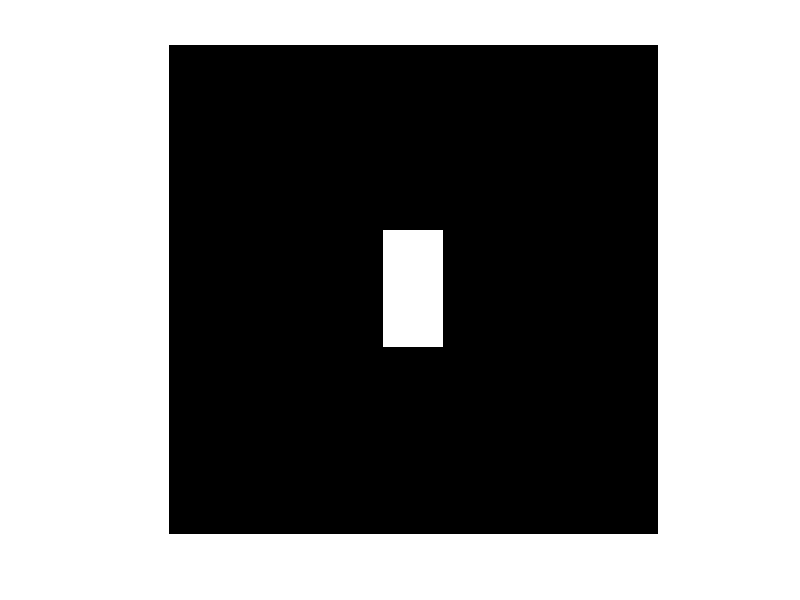
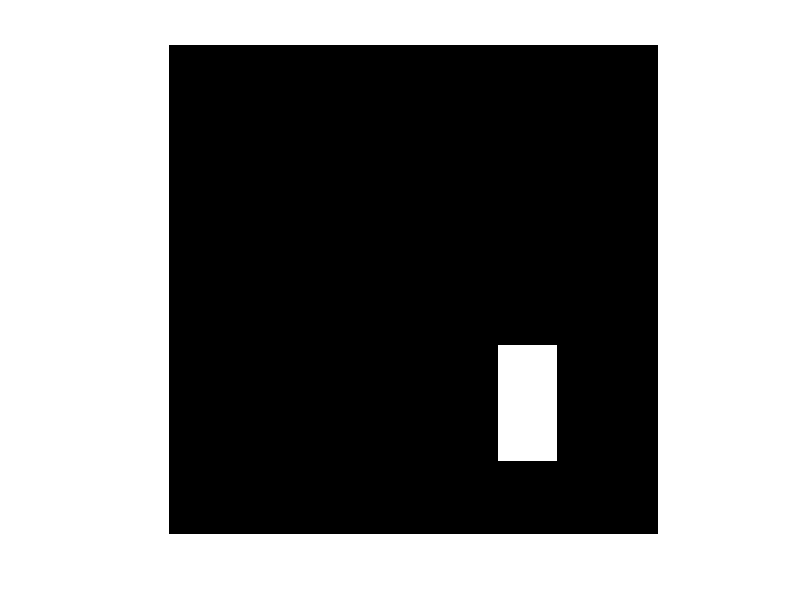
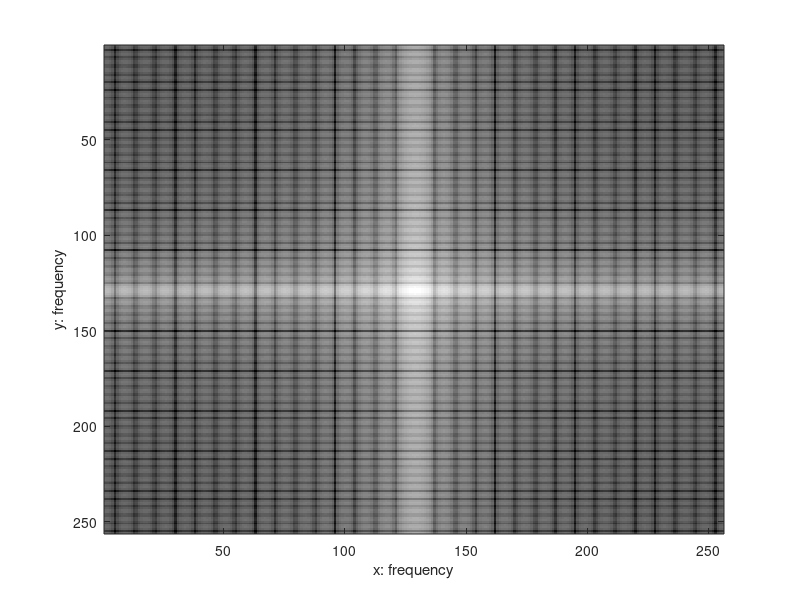
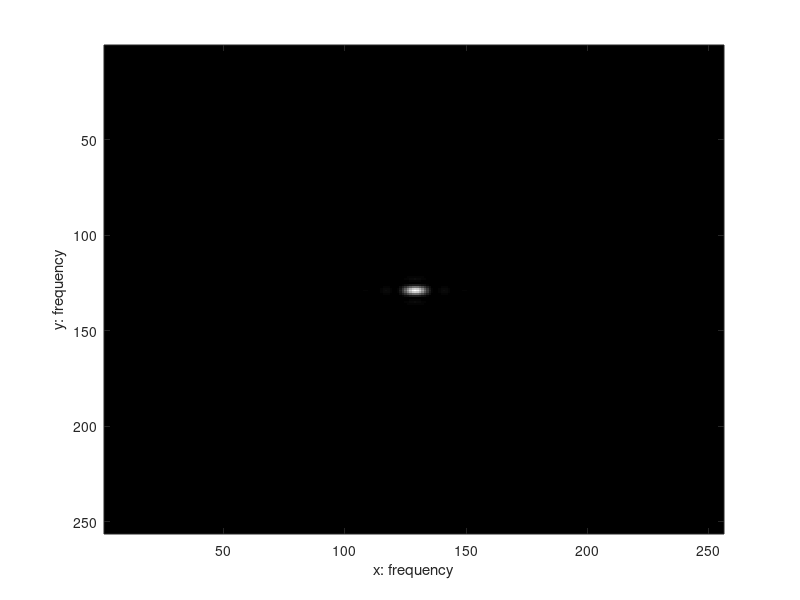

Write MATLAB code to recreate these figures, in order.
clear; close all;
H = 256;
W = 256;
img1 = zeros(H,W);
img1(H/2-30:H/2+30,W/2-15:W/2+15) = 255;
figure;
imshow(img1);
img2 = zeros(H,W);
img2(H/2+60-30:H/2+60+30,W/2+60-15:W/2+60+15) = 255;
figure;
imshow(img2);

img1_fft = log(1 + abs(fftshift(fft2(img1))).^2);
img2_fft = abs(fftshift(fft2(img2))).^2;

fig0 = figure;
colormap('gray');
imagesc(img1_fft);
xlabel('x: frequency');
ylabel('y: frequency');
fig1 = figure;
colormap('gray');
imagesc(img2_fft);
xlabel('x: frequency');
ylabel('y: frequency');

diff = img2_fft - img1_fft;
diff_max = max(max(diff));
diff_min = min(min(diff));
